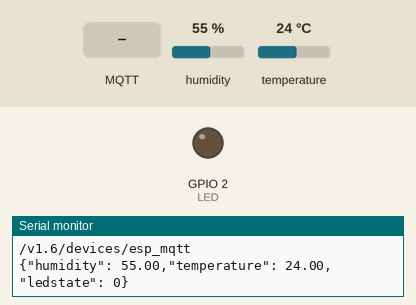
Recording of a sketch running on a simulated ESP32. Parts: output pins drawn as LEDs (lit = HIGH), the last lines printed to the serial monitor. Inputs (shaded band) come from the test bench; at power-on: humidity 55 %, temperature 24 °C. WiFi joins after 1.5 s; servers stay silent unless stated; no MQTT or app messages arrive unless stated.

Above: at 2.7 s.
2.8 s: MQTT message "1" arrives on the first subscribed topic
At 12.1 s:
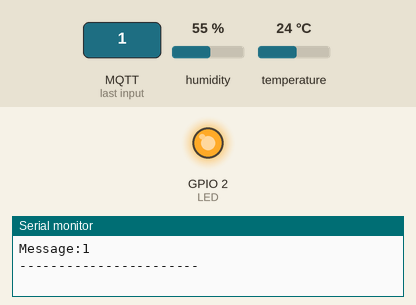
13.1 s: MQTT message "0" arrives on the first subscribed topic
At 22.2 s:
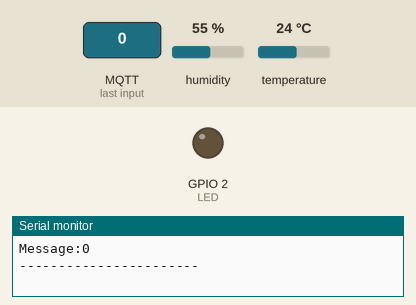
Timing chart, 0 to 23.7 s (numbered marks = the images above; inputs shaded):
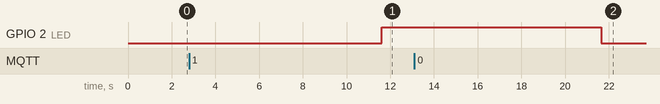

Measured:
- after the input at 2.8 s, GPIO 2 (LED): LOW → HIGH after 8.8 s
- after the input at 13.1 s, GPIO 2 (LED): HIGH → LOW after 8.6 s

The sketch:

MQTT_DHT11_LED.ino
```cpp
/****************************************
 * Include Libraries
 ****************************************/
#include <WiFi.h>
#include <PubSubClient.h>
#include <DHT.h>

#define WIFISSID "XXXXXX" // Put your WifiSSID here
#define PASSWORD "XXXXXX" // Put your wifi password here
#define TOKEN "XXXXXX" // Put your Ubidots' TOKEN
#define MQTT_CLIENT_NAME "ETST_POW" // MQTT client Name, please enter your own 8-12 alphanumeric character ASCII string;
                                    //it should be a random and unique ascii string and different from all other devices

/****************************************
 * Define Constants
 ****************************************/
#define DEVICE_LABEL "esp_mqtt" // Assig the device label
#define VARIABLE_LABEL "humidity" // Assign the variable label
#define VARIABLE_LABEL_2 "temperature" // Assign the variable label
#define VARIABLE_LABEL_3 "ioled" // Assign the variable label
#define VARIABLE_LABEL_4 "ledstate" // Assign the variable label
#define LED 2
float ledstate = 0;

const int DHTPIN = 4; // Pin where is connected the DHT11
const int DHTTYPE = DHT11; // Type of DHT

char mqttBroker[]  = "industrial.api.ubidots.com";
char payload[100];
char topic[150];
char topicSubscribe[100];

// Space to store values to send
char str_humidity[10];
char str_temperature[10];
char str_ledstate[10];

/****************************************
 * Auxiliar Functions
 ****************************************/
WiFiClient ubidots;
PubSubClient client(ubidots);
DHT dht(DHTPIN, DHTTYPE);

void callback(char* topic, byte* payload, unsigned int length) {
  Serial.print("Message arrived in topic: ");
  Serial.println(topic);

  Serial.print("Message:");
  for (int i = 0; i < length; i++) {
    Serial.print((char)payload[i]);
  }

  Serial.println();
  Serial.println("-----------------------");

  if ((char)payload[0] == '1') {
    digitalWrite(LED, HIGH);
    ledstate=0;
  } else {
    digitalWrite(LED, LOW);  // Turn the LED off by making the voltage HIGH
    ledstate=1;
  }

}

void reconnect() {
  // Loop until we're reconnected
  while (!client.connected()) {
    Serial.println("Attempting MQTT connection...");

    // Attemp to connect
    if (client.connect(MQTT_CLIENT_NAME, TOKEN, "")) {
      Serial.println("Connected");
    } else {
      Serial.print("Failed, rc=");
      Serial.print(client.state());
      Serial.println(" try again in 2 seconds");
      // Wait 2 seconds before retrying
      delay(2000);
    }
  }
}

/****************************************
 * Main Functions
 ****************************************/
void setup() {
  Serial.begin(115200);
  // Set pin mode
  pinMode(LED,OUTPUT);
  dht.begin();
  WiFi.begin(WIFISSID, PASSWORD);
  // Assign the pin as INPUT

  Serial.println();
  Serial.print("Wait for WiFi...");

  while (WiFi.status() != WL_CONNECTED) {
    Serial.print(".");
    delay(500);
  }

  sprintf(topicSubscribe, "/v1.6/devices/%s/%s/lv", DEVICE_LABEL, VARIABLE_LABEL_3);

  client.subscribe(topicSubscribe);

  Serial.println("");
  Serial.println("WiFi Connected");
  Serial.println("IP address: ");
  Serial.println(WiFi.localIP());
  client.setServer(mqttBroker, 1883);
  client.setCallback(callback);
}

void loop() {
  if (!client.connected()) {
    reconnect();
    client.subscribe(topicSubscribe);
  }

  /* Reading temperature and humidity */
  float humidity = dht.readHumidity();
  float temperature = dht.readTemperature();

   /* test si la lecture du sensor se fait pas */
  if (isnan(humidity) || isnan(temperature)) {
    Serial.println("Failed to read from DHT sensor!");
  }

  /*******/
  /* 4 is mininum width, 2 is precision; float value is copied onto str_*/
  dtostrf(humidity, 4, 2, str_humidity);
  dtostrf(temperature, 4, 2, str_temperature);
  dtostrf(ledstate, 1, 0, str_ledstate);

  sprintf(topic, "%s%s", "/v1.6/devices/", DEVICE_LABEL);
  sprintf(payload, "%s", ""); // Cleans the payload
  sprintf(payload, "{\"%s\": %s,", VARIABLE_LABEL, str_humidity); // Adds the variable label
  sprintf(payload, "%s\"%s\": %s,", payload, VARIABLE_LABEL_2, str_temperature); // Adds the variable label
  sprintf(payload, "%s\"%s\": %s}", payload, VARIABLE_LABEL_4, str_ledstate); // Adds the variable label

  Serial.println("Publishing data to Ubidots Cloud");
  Serial.println(topic);
  Serial.println(payload);
  client.publish(topic, payload);
  client.loop();
  delay(10000);
}
```
